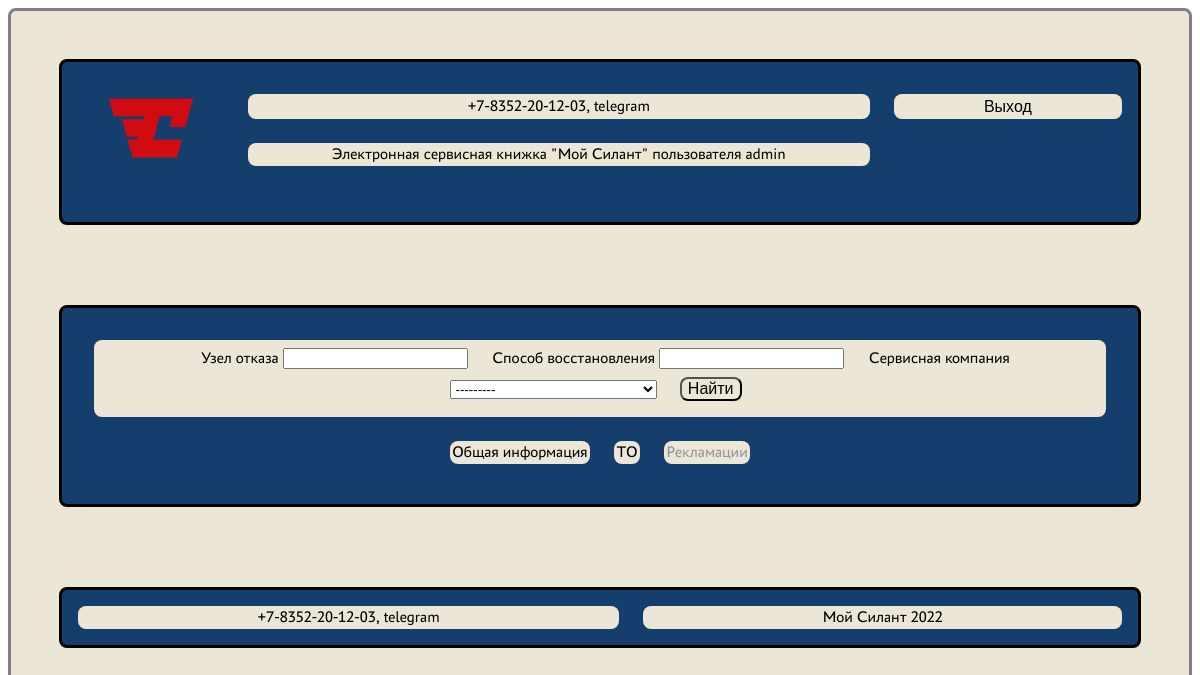
The page /reclamations/ (signed in) on the database as committed earlier.
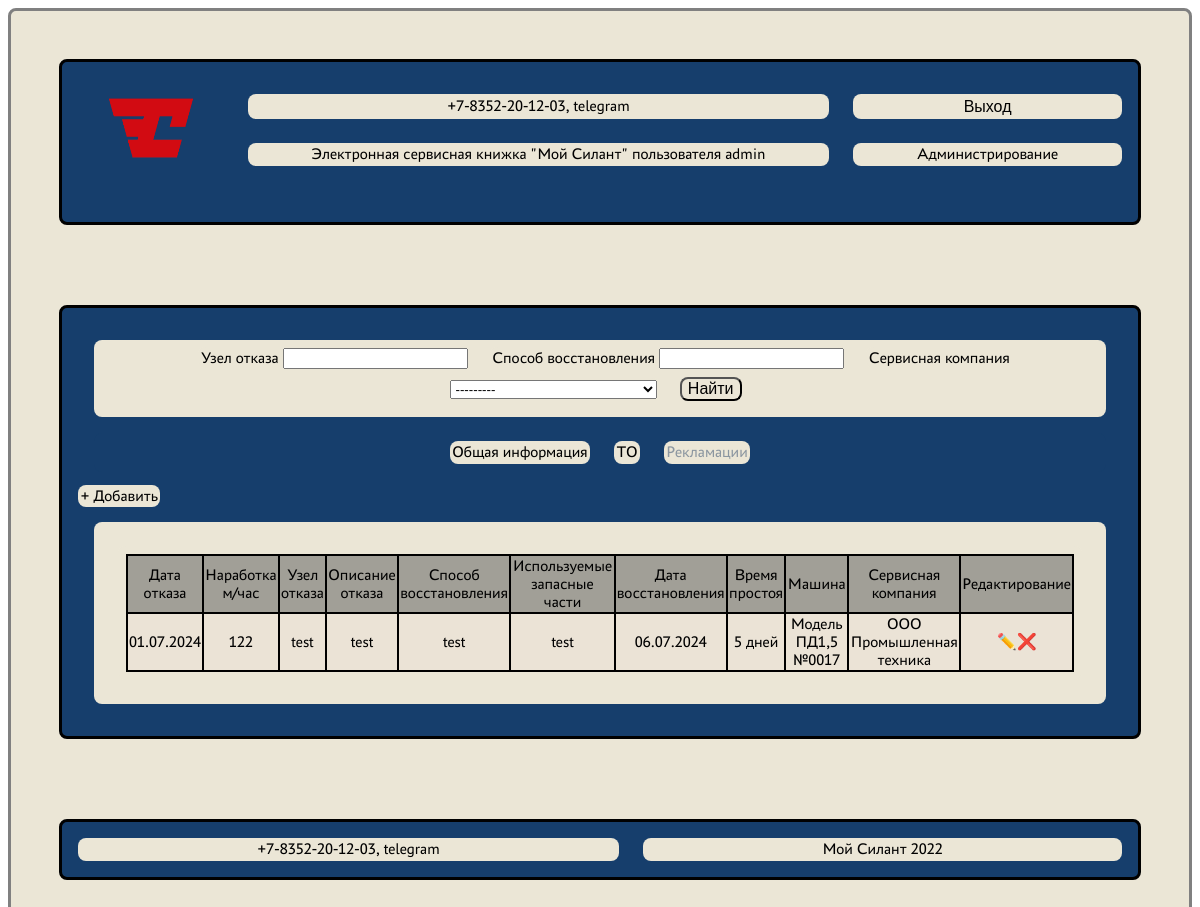
The same page on the database as committed later.
### loader_service/models.py (models this page shows, shortened)
class Reclamation(LifecycleModel):
    workoff_date = models.DateField()
    mileage = models.IntegerField()
    workoff_node = models.CharField(max_length=256)
    workoff_descriprion = models.TextField()
    repair_method = models.CharField(max_length=256)
    used_recovery_kit = models.CharField(max_length=256)
    repair_date = models.DateField(max_length=256)
    dead_time = models.IntegerField(null=True)
    machine = models.ForeignKey(Machine, on_delete=models.CASCADE)
    service_company = models.ForeignKey('ServiceCompany', on_delete=models.CASCADE)

class Machine(models.Model):
    equipment_number = models.CharField(max_length=256, unique=True)
    equipment_model = models.ForeignKey('EquipmentModel', on_delete=models.CASCADE)
    engine_model = models.ForeignKey('EngineModel', on_delete=models.CASCADE)
    engine_number = models.CharField(max_length=256)
    transmission_model = models.ForeignKey('TransmissionModel', on_delete=models.CASCADE)
    transmission_number = models.CharField(max_length=256)
    driving_axle_model = models.ForeignKey('DrivingAxleModel', on_delete=models.CASCADE)
    driving_axle_number = models.CharField(max_length=256)
    control_axle_model = models.ForeignKey('ControlAxleModel', on_delete=models.CASCADE)
    control_axle_number = models.CharField(max_length=256)
    shipment_contract = models.CharField(max_length=256)
    shipment_out_date = models.DateField()
    consignee = models.CharField(max_length=256)
    shipment_adress = models.CharField(max_length=256)
    options = models.TextField(blank=True)
    client = models.ForeignKey(Profile, on_delete=models.CASCADE)
    service_company = models.ForeignKey("ServiceCompany", on_delete=models.CASCADE)
    def __str__(self):
        return f'Модель {self.equipment_model} №{self.equipment_number}'

class EquipmentModel(models.Model):
    title = models.CharField(max_length=256)
    description = models.TextField()
    def __str__(self):
        return self.title

class ServiceCompany(models.Model):
    title = models.CharField(max_length=256)
    description = models.TextField()
    profile = models.ForeignKey(Profile, on_delete=models.CASCADE)
    def __str__(self):
        return self.title

### loader_service/views.py (the view)
class ReclamationView(LoginRequiredMixin, ListView):
    raise_exception = True
    model = Reclamation
    ordering = 'workoff_date'
    template_name = 'reclamations.html'
    context_object_name = 'reclamations'
    paginate_by = 5
    def get_queryset(self):
        queryset = super().get_queryset()
        self.filterset = ReclamationFilter(self.request.GET, queryset)
        return self.filterset.qs
    def get_context_data(self, **kwargs):
        context = super().get_context_data()
        context['filterset'] = self.filterset
        return context

### templates/reclamations.html (shortened to what this page needs)
{% extends 'flatpages/default.html' %}
{% load static %}
{% load custom_tags %}
{% block body %}
    {% if user.is_authenticated %}
    <div>
        <form action="" method="get">
            <span class="filter">Узел отказа {{ filterset.form.workoff_node }}</span>
            <span class="filter">Способ восстановления {{ filterset.form.repair_method }}</span>
            <span class="filter">Сервисная компания {{ filterset.form.service_company }}</span>
            <button class="filter" type="submit">Найти</button>
        </form>
    </div>
    <div class="navigator">
        <span ><a href="/home/">Общая информация</a></span>
        <span><a href="/tech_services/">TO</a></span>
        <span><a class="navigator-active" href="#">Рекламации</a></span>
    </div>
{% if user.role == 'MG' %}
<span><a href="#">+ Добавить</a></span>
{% endif %}
        {% if reclamations %}
        <div>
            <div class="table">
                <table border="1">
                    <tr>
                        <td>Дата отказа</td>
                        <td>Наработка м/час</td>
                        <td>Узел отказа</td>
                        <td>Описание отказа</td>
                        <td>Способ восстановления</td>
                        <td>Используемые запасные части</td>
                        <td>Дата восстановления</td>
                        <td>Время простоя</td>
                        <td>Машина</td>
                        <td>Сервисная компания</td>
                        {% if user.role == 'MG' %}
                        <td>Редактирование</td>
                        {% endif %}
                    </tr>
                    {% for reclamation in reclamations %}
                    {% if user.role == 'CL' and reclamation.client != user %}
                    {% elif user.role == 'SR' and reclamation.service_company.profile != user %}
                    {% else %}
                    <tr>
                        <td><a href="{{ reclamation.pk }}">{{ reclamation.workoff_date|date:"d.m.Y" }}</a></td>
                        <td>{{ reclamation.mileage }}</td>
                        <td>{{ reclamation.workoff_node }}</td>
                        <td>{{ reclamation.workoff_descriprion }}</td>
                        <td>{{ reclamation.repair_method }}</td>
                        <td>{{ reclamation.used_recovery_kit }}</td>
                        <td>{{ reclamation.repair_date|date:"d.m.Y" }}</td>
                        <td>{{ reclamation.dead_time }} дней</td>
                        <td>{{ reclamation.machine }}</td>
                        <td>{{ reclamation.service_company }}</td>
                        {% if user.role == 'MG' %}
                        <td><a href="{{ reclamation.pk }}/update">✏️</a><a href="{{ reclamation.pk }}/delete">❌</a></td>
                        {% endif %}
                    </tr>
                    {% endif %}
                    {% endfor %}
                </table>
            </div>
        </div>
        {% endif %}
    {% endif %}
{% endblock body %}

### templates/flatpages/default.html (shortened to what this page needs)
<!DOCTYPE html>
<html lang="en">
<head>
    {% load static %}
    <link href="{% static 'assets/css/main.css' %}" rel="stylesheet" />
</head>
<body>
    <div class="plane">
        <header class="grid-wrapper-header">
            <div>
                <a href="/home/"><img src="{% static 'assets/icons/Logotype accent RGB 2.png' %}" alt="logo silant" width="100" height="100"></a>
            </div>
            <div class="inner-grid-header">
                <span>+7-8352-20-12-03, telegram</span>
                {% if user.is_authenticated %}
                <span>
                    <form method="post" action="{% url 'logout' %}">
                        <button class="inform" type="submit">Выход</button>
                    </form>
                </span>
                {% else %}
                <span><a href="/auth/login/">Авторизация</a></span>
                {% endif %}
                <span>Электронная сервисная книжка "Мой Силант"{% if user.is_authenticated %} пользователя {{ user.username }}{% endif %}</span>
                {% if user.is_authenticated and user.role != 'CL' %}
                    <span><a href="/administration/">Администрирование</a></span>
                {% endif %}
            </div>
        </header>
        <div class="main-panel">
            {% block body %}{% endblock body %}
        </div>
        <footer>
            <span>+7-8352-20-12-03, telegram</span>
            <span>Мой Силант 2022</span>
        </footer>
    </div>
</body>
</html>

Rows that differ between the two databases and show on the page:
changed Profile "admin": role "CL" → "MG" (drawn)
added Reclamation: workoff_date "01.07.2024", mileage "122", workoff_node "test", workoff_descriprion "test", repair_method "test", used_recovery_kit "test", repair_date "06.07.2024", dead_time "5", machine "Модель ПД1,5 №0017", service_company "ООО Промышленная техника"
Other text that changed with them:
text now shown: "Администрирование + Добавить Дата отказа Наработка м/час Узел отказа Описание отказа Способ восстановления Используемые запасные части Дата восстановления Время простоя Машина Сервисная компания Редактирование"
